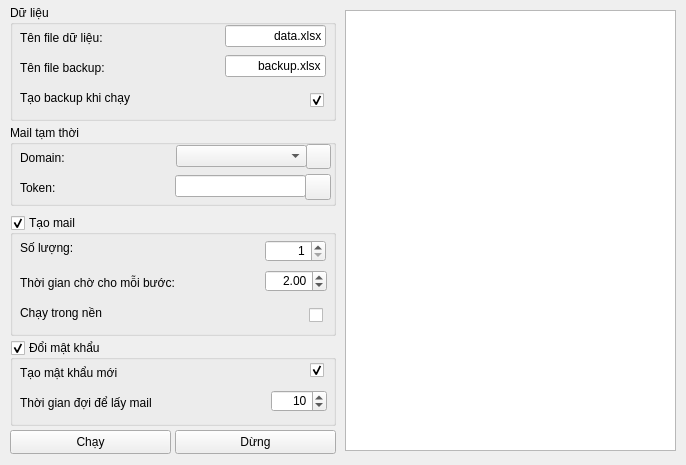
<?xml version="1.0" encoding="UTF-8"?>
<ui version="4.0">
 <class>MainWindow</class>
 <widget class="QMainWindow" name="MainWindow">
  <property name="geometry">
   <rect>
    <x>0</x>
    <y>0</y>
    <width>686</width>
    <height>465</height>
   </rect>
  </property>
  <property name="windowTitle">
   <string>Du học online</string>
  </property>
  <widget class="QWidget" name="centralwidget">
   <widget class="QListWidget" name="log">
    <property name="geometry">
     <rect>
      <x>345</x>
      <y>10</y>
      <width>331</width>
      <height>441</height>
     </rect>
    </property>
   </widget>
   <widget class="QGroupBox" name="mail">
    <property name="geometry">
     <rect>
      <x>10</x>
      <y>215</y>
      <width>326</width>
      <height>121</height>
     </rect>
    </property>
    <property name="title">
     <string>Tạo mail</string>
    </property>
    <property name="checkable">
     <bool>true</bool>
    </property>
    <widget class="QLabel" name="label">
     <property name="geometry">
      <rect>
       <x>10</x>
       <y>25</y>
       <width>61</width>
       <height>16</height>
      </rect>
     </property>
     <property name="text">
      <string>Số lượng:</string>
     </property>
    </widget>
    <widget class="QSpinBox" name="quantity">
     <property name="geometry">
      <rect>
       <x>255</x>
       <y>25</y>
       <width>61</width>
       <height>22</height>
      </rect>
     </property>
     <property name="alignment">
      <set>Qt::AlignRight|Qt::AlignTrailing|Qt::AlignVCenter</set>
     </property>
     <property name="minimum">
      <number>1</number>
     </property>
    </widget>
    <widget class="QLabel" name="label_4">
     <property name="geometry">
      <rect>
       <x>10</x>
       <y>60</y>
       <width>161</width>
       <height>16</height>
      </rect>
     </property>
     <property name="text">
      <string>Thời gian chờ cho mỗi bước:</string>
     </property>
    </widget>
    <widget class="QDoubleSpinBox" name="waitTime">
     <property name="geometry">
      <rect>
       <x>255</x>
       <y>55</y>
       <width>62</width>
       <height>22</height>
      </rect>
     </property>
     <property name="alignment">
      <set>Qt::AlignRight|Qt::AlignTrailing|Qt::AlignVCenter</set>
     </property>
     <property name="minimum">
      <double>1.000000000000000</double>
     </property>
     <property name="maximum">
      <double>99.000000000000000</double>
     </property>
     <property name="value">
      <double>2.000000000000000</double>
     </property>
    </widget>
    <widget class="QCheckBox" name="headlessMode">
     <property name="geometry">
      <rect>
       <x>299</x>
       <y>90</y>
       <width>16</width>
       <height>20</height>
      </rect>
     </property>
     <property name="text">
      <string/>
     </property>
    </widget>
    <widget class="QLabel" name="label_8">
     <property name="geometry">
      <rect>
       <x>10</x>
       <y>90</y>
       <width>211</width>
       <height>16</height>
      </rect>
     </property>
     <property name="text">
      <string>Chạy trong nền</string>
     </property>
    </widget>
   </widget>
   <widget class="QGroupBox" name="password">
    <property name="geometry">
     <rect>
      <x>10</x>
      <y>340</y>
      <width>326</width>
      <height>86</height>
     </rect>
    </property>
    <property name="title">
     <string>Đổi mật khẩu</string>
    </property>
    <property name="checkable">
     <bool>true</bool>
    </property>
    <property name="checked">
     <bool>true</bool>
    </property>
    <widget class="QLabel" name="label_7">
     <property name="geometry">
      <rect>
       <x>10</x>
       <y>25</y>
       <width>301</width>
       <height>16</height>
      </rect>
     </property>
     <property name="text">
      <string>Tạo mật khẩu mới</string>
     </property>
    </widget>
    <widget class="QCheckBox" name="newPass">
     <property name="geometry">
      <rect>
       <x>300</x>
       <y>20</y>
       <width>16</width>
       <height>20</height>
      </rect>
     </property>
     <property name="text">
      <string/>
     </property>
     <property name="iconSize">
      <size>
       <width>16</width>
       <height>16</height>
      </size>
     </property>
     <property name="checked">
      <bool>true</bool>
     </property>
     <property name="tristate">
      <bool>false</bool>
     </property>
    </widget>
    <widget class="QLabel" name="label_9">
     <property name="geometry">
      <rect>
       <x>10</x>
       <y>55</y>
       <width>146</width>
       <height>16</height>
      </rect>
     </property>
     <property name="text">
      <string>Thời gian đợi để lấy mail</string>
     </property>
    </widget>
    <widget class="QSpinBox" name="waitSecGetMail">
     <property name="geometry">
      <rect>
       <x>261</x>
       <y>50</y>
       <width>56</width>
       <height>22</height>
      </rect>
     </property>
     <property name="alignment">
      <set>Qt::AlignRight|Qt::AlignTrailing|Qt::AlignVCenter</set>
     </property>
     <property name="minimum">
      <number>5</number>
     </property>
     <property name="value">
      <number>10</number>
     </property>
    </widget>
   </widget>
   <widget class="QGroupBox" name="backup">
    <property name="geometry">
     <rect>
      <x>10</x>
      <y>5</y>
      <width>326</width>
      <height>116</height>
     </rect>
    </property>
    <property name="title">
     <string>Dữ liệu</string>
    </property>
    <widget class="QLineEdit" name="dataFile">
     <property name="geometry">
      <rect>
       <x>215</x>
       <y>20</y>
       <width>101</width>
       <height>22</height>
      </rect>
     </property>
     <property name="text">
      <string>data.xlsx</string>
     </property>
     <property name="alignment">
      <set>Qt::AlignRight|Qt::AlignTrailing|Qt::AlignVCenter</set>
     </property>
    </widget>
    <widget class="QLabel" name="label_5">
     <property name="geometry">
      <rect>
       <x>10</x>
       <y>85</y>
       <width>126</width>
       <height>16</height>
      </rect>
     </property>
     <property name="text">
      <string>Tạo backup khi chạy</string>
     </property>
    </widget>
    <widget class="QCheckBox" name="isBackup">
     <property name="geometry">
      <rect>
       <x>300</x>
       <y>85</y>
       <width>16</width>
       <height>20</height>
      </rect>
     </property>
     <property name="text">
      <string/>
     </property>
     <property name="checked">
      <bool>true</bool>
     </property>
    </widget>
    <widget class="QLabel" name="label_3">
     <property name="geometry">
      <rect>
       <x>10</x>
       <y>55</y>
       <width>86</width>
       <height>16</height>
      </rect>
     </property>
     <property name="text">
      <string>Tên file backup:</string>
     </property>
    </widget>
    <widget class="QLineEdit" name="backupFile">
     <property name="geometry">
      <rect>
       <x>215</x>
       <y>50</y>
       <width>101</width>
       <height>22</height>
      </rect>
     </property>
     <property name="text">
      <string>backup.xlsx</string>
     </property>
     <property name="alignment">
      <set>Qt::AlignRight|Qt::AlignTrailing|Qt::AlignVCenter</set>
     </property>
    </widget>
    <widget class="QLabel" name="label_2">
     <property name="geometry">
      <rect>
       <x>10</x>
       <y>25</y>
       <width>86</width>
       <height>16</height>
      </rect>
     </property>
     <property name="text">
      <string>Tên file dữ liệu:</string>
     </property>
    </widget>
   </widget>
   <widget class="QGroupBox" name="temp_mail">
    <property name="geometry">
     <rect>
      <x>10</x>
      <y>125</y>
      <width>326</width>
      <height>81</height>
     </rect>
    </property>
    <property name="title">
     <string>Mail tạm thời</string>
    </property>
    <widget class="QLabel" name="label_6">
     <property name="geometry">
      <rect>
       <x>10</x>
       <y>55</y>
       <width>49</width>
       <height>16</height>
      </rect>
     </property>
     <property name="text">
      <string>Token:</string>
     </property>
    </widget>
    <widget class="QLineEdit" name="tempMailToken">
     <property name="geometry">
      <rect>
       <x>165</x>
       <y>50</y>
       <width>131</width>
       <height>22</height>
      </rect>
     </property>
     <property name="alignment">
      <set>Qt::AlignRight|Qt::AlignTrailing|Qt::AlignVCenter</set>
     </property>
    </widget>
    <widget class="QPushButton" name="saveToken">
     <property name="geometry">
      <rect>
       <x>295</x>
       <y>49</y>
       <width>26</width>
       <height>26</height>
      </rect>
     </property>
     <property name="text">
      <string/>
     </property>
     <property name="icon">
      <iconset>
       <normaloff>save.png</normaloff>save.png</iconset>
     </property>
     <property name="iconSize">
      <size>
       <width>14</width>
       <height>14</height>
      </size>
     </property>
    </widget>
    <widget class="QLabel" name="label_10">
     <property name="geometry">
      <rect>
       <x>10</x>
       <y>25</y>
       <width>49</width>
       <height>16</height>
      </rect>
     </property>
     <property name="text">
      <string>Domain:</string>
     </property>
    </widget>
    <widget class="QComboBox" name="domainList">
     <property name="geometry">
      <rect>
       <x>166</x>
       <y>20</y>
       <width>131</width>
       <height>22</height>
      </rect>
     </property>
    </widget>
    <widget class="QPushButton" name="refreshDomain">
     <property name="geometry">
      <rect>
       <x>296</x>
       <y>19</y>
       <width>25</width>
       <height>25</height>
      </rect>
     </property>
     <property name="text">
      <string/>
     </property>
     <property name="icon">
      <iconset>
       <normaloff>refresh.png</normaloff>refresh.png</iconset>
     </property>
     <property name="iconSize">
      <size>
       <width>14</width>
       <height>14</height>
      </size>
     </property>
    </widget>
   </widget>
   <widget class="QPushButton" name="stop">
    <property name="geometry">
     <rect>
      <x>175</x>
      <y>430</y>
      <width>161</width>
      <height>24</height>
     </rect>
    </property>
    <property name="text">
     <string>Dừng</string>
    </property>
   </widget>
   <widget class="QPushButton" name="run">
    <property name="geometry">
     <rect>
      <x>10</x>
      <y>430</y>
      <width>161</width>
      <height>24</height>
     </rect>
    </property>
    <property name="text">
     <string>Chạy</string>
    </property>
   </widget>
  </widget>
 </widget>
 <resources/>
 <connections/>
</ui>
